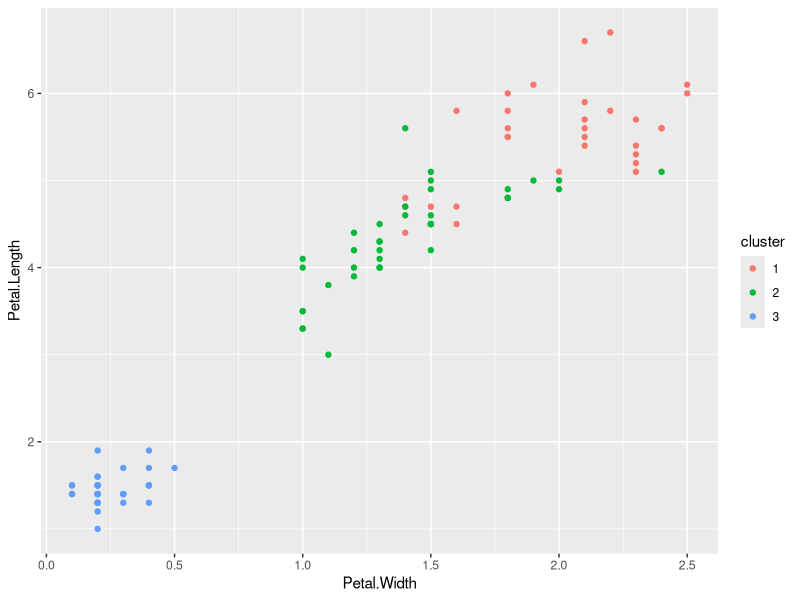
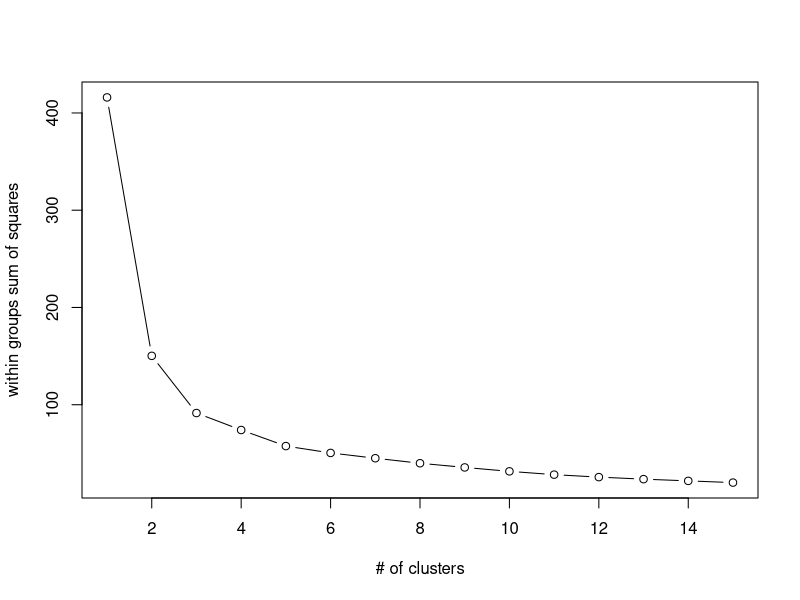

Write R code to recreate these figures, in order.
# kmeans 공부

library(tidyverse)
library(caret)

set.seed(1712)
inTrain <- createDataPartition(y=iris$Species, p=0.7, list=F)
training <- iris[inTrain,]
testing <- iris[-inTrain,]

# scaling
training.data <- scale(training[,-5])
summary(training.data)

iris.kmeans <- kmeans(training.data[,-5], centers = 3, iter.max=10000, nstart=1100)
iris.kmeans$centers

training$cluster <- as.factor(iris.kmeans$cluster)
qplot(Petal.Width, Petal.Length, colour=cluster, data=training)

table(training$Species, training$cluster)


# 군집 개수 판단
wssplot <- function(data, nc = 15, seed=1234){
  wss <- (nrow(data)-1)*sum(apply(data, 2, var))
  for(i in 2:nc){
    set.seed(seed)
    wss[i] <- sum(kmeans(data, centers=i, nstart=10000, iter.max = 1000000)$withinss) #with-in cluster sum of squares
  } 
  plot(1:nc, wss, type='b', xlab="# of clusters", ylab='within groups sum of squares')
}

wssplot(training.data)



# NA exploring
NAs <- function(data){
  aa <- sapply(data, function(x) sum(is.na(x)))
  return(sort(aa[which(aa>0)], decreasing = T))
}

NAs(data)
